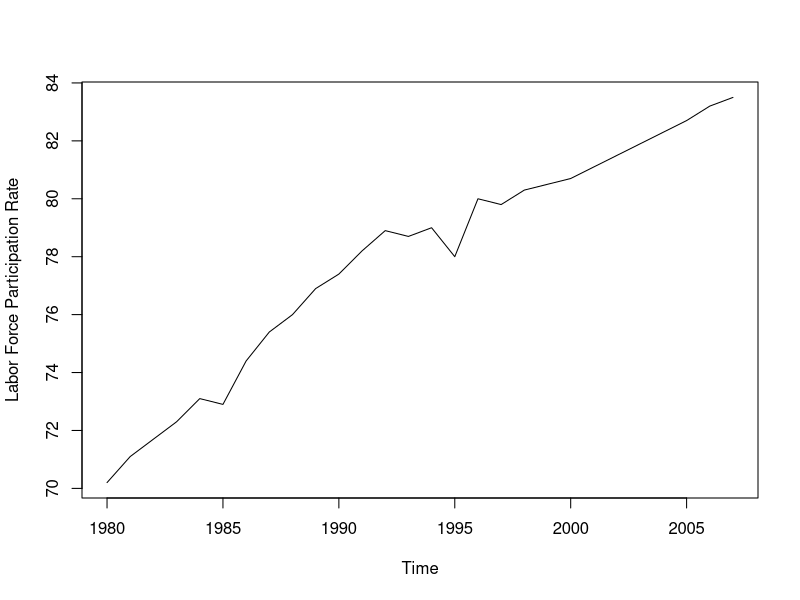
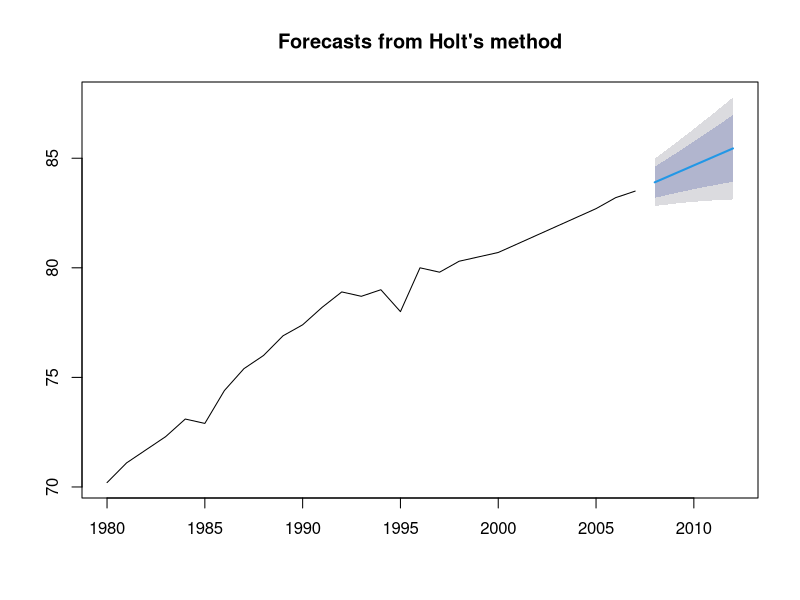
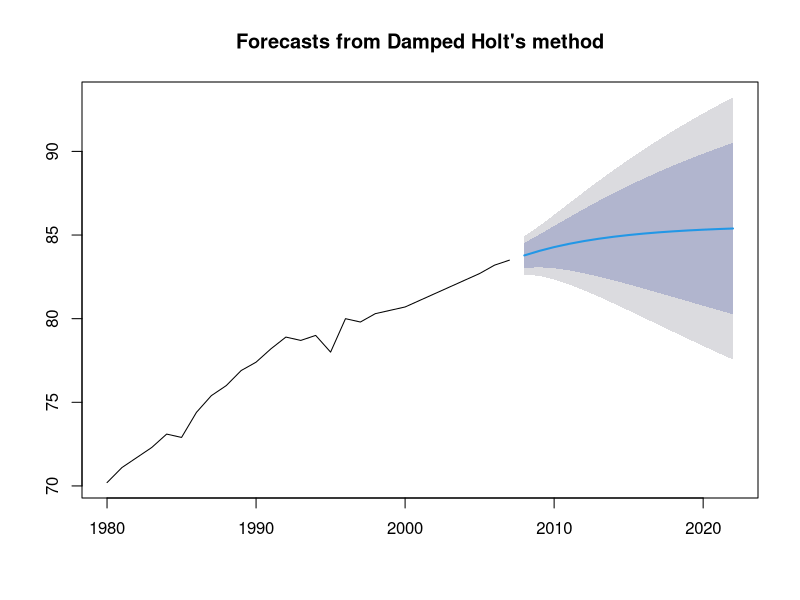

The R script that drew these images, in order:
## ---- chunk 1
singapur <- c(70.19999695,	71.09999847,	71.69999695,	72.30000305,	73.09999847,	72.90000153,	74.40000153,	75.40000153,	76,	76.90000153,	77.40000153,	78.19999695,	78.90000153,	78.69999695,	79,	78,	80,	79.80000305,	80.30000305,	80.5,	80.69999695,	81.09999847,	81.5,	81.90000153,	82.30000305,	82.69999695,	83.19999695,	83.5)

# Convert to time series
singapur <- ts(singapur, start = 1980)
plot(singapur, ylab = "Labor Force Participation Rate")

## ---- chunk 2
library(forecast)
holttrend = holt(singapur, h = 5) # forecast 5 years
summary(holttrend)
plot(holttrend)

## ---- chunk 3
plot(holt(singapur, h = 15, damped = TRUE, phi = 0.85)) # damped

